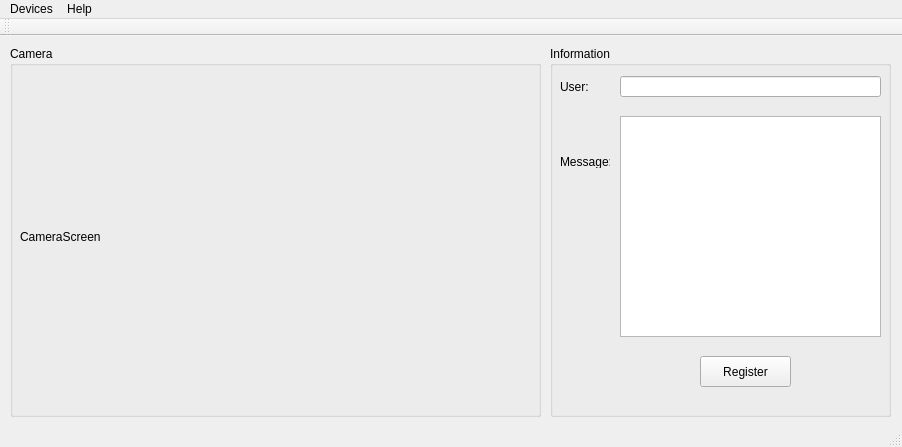
<?xml version="1.0" encoding="UTF-8"?>
<ui version="4.0">
 <class>FujinetFaceRecognitionPreviewClass</class>
 <widget class="QMainWindow" name="FujinetFaceRecognitionPreviewClass">
  <property name="windowModality">
   <enum>Qt::ApplicationModal</enum>
  </property>
  <property name="geometry">
   <rect>
    <x>0</x>
    <y>0</y>
    <width>902</width>
    <height>447</height>
   </rect>
  </property>
  <property name="windowTitle">
   <string>Fujinet Face Recognition Preview - Version 1.0.1</string>
  </property>
  <widget class="QWidget" name="centralWidget">
   <widget class="QGroupBox" name="groupBox">
    <property name="geometry">
     <rect>
      <x>10</x>
      <y>10</y>
      <width>531</width>
      <height>371</height>
     </rect>
    </property>
    <property name="title">
     <string>Camera</string>
    </property>
    <widget class="QLabel" name="camera_screen">
     <property name="geometry">
      <rect>
       <x>10</x>
       <y>20</y>
       <width>511</width>
       <height>341</height>
      </rect>
     </property>
     <property name="text">
      <string>CameraScreen</string>
     </property>
    </widget>
   </widget>
   <widget class="QGroupBox" name="groupBox_2">
    <property name="geometry">
     <rect>
      <x>550</x>
      <y>10</y>
      <width>341</width>
      <height>371</height>
     </rect>
    </property>
    <property name="title">
     <string>Information</string>
    </property>
    <widget class="QLineEdit" name="edt_recognition_user_name">
     <property name="geometry">
      <rect>
       <x>70</x>
       <y>30</y>
       <width>261</width>
       <height>21</height>
      </rect>
     </property>
    </widget>
    <widget class="QTextEdit" name="edt_recognition_message">
     <property name="geometry">
      <rect>
       <x>70</x>
       <y>70</y>
       <width>261</width>
       <height>221</height>
      </rect>
     </property>
    </widget>
    <widget class="QPushButton" name="btn_open_register_face_window">
     <property name="geometry">
      <rect>
       <x>150</x>
       <y>310</y>
       <width>91</width>
       <height>31</height>
      </rect>
     </property>
     <property name="text">
      <string>Register</string>
     </property>
    </widget>
    <widget class="QLabel" name="label">
     <property name="geometry">
      <rect>
       <x>10</x>
       <y>30</y>
       <width>50</width>
       <height>21</height>
      </rect>
     </property>
     <property name="text">
      <string>User:</string>
     </property>
    </widget>
    <widget class="QLabel" name="label_2">
     <property name="geometry">
      <rect>
       <x>10</x>
       <y>110</y>
       <width>50</width>
       <height>12</height>
      </rect>
     </property>
     <property name="text">
      <string>Message:</string>
     </property>
    </widget>
   </widget>
  </widget>
  <widget class="QMenuBar" name="menuBar">
   <property name="geometry">
    <rect>
     <x>0</x>
     <y>0</y>
     <width>902</width>
     <height>24</height>
    </rect>
   </property>
   <widget class="QMenu" name="menuDevices">
    <property name="title">
     <string>Devices</string>
    </property>
   </widget>
   <widget class="QMenu" name="menuHelp">
    <property name="title">
     <string>Help</string>
    </property>
    <addaction name="actionAbout"/>
   </widget>
   <addaction name="menuDevices"/>
   <addaction name="menuHelp"/>
  </widget>
  <widget class="QToolBar" name="mainToolBar">
   <attribute name="toolBarArea">
    <enum>TopToolBarArea</enum>
   </attribute>
   <attribute name="toolBarBreak">
    <bool>false</bool>
   </attribute>
  </widget>
  <widget class="QStatusBar" name="statusBar"/>
  <action name="actionAbout">
   <property name="text">
    <string>About</string>
   </property>
  </action>
 </widget>
 <layoutdefault spacing="6" margin="11"/>
 <resources>
  <include location="FujinetFaceRecognitionPreview.qrc"/>
 </resources>
 <connections/>
</ui>
